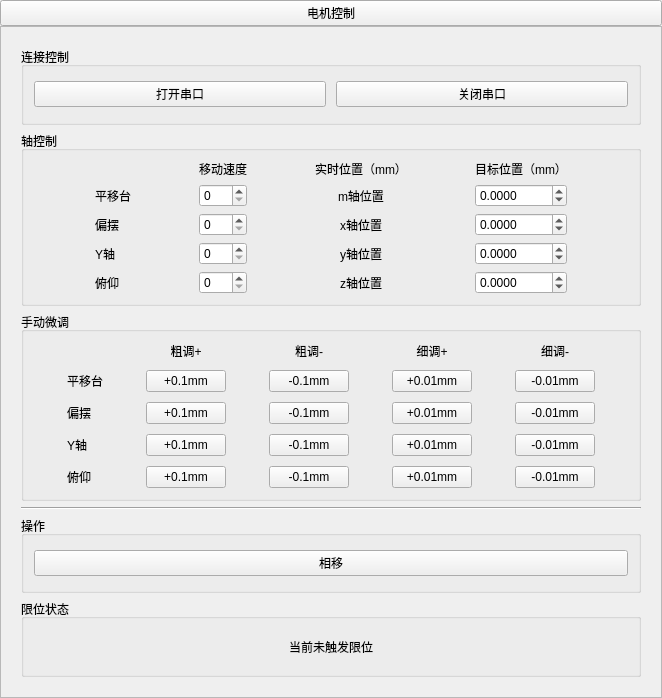
<?xml version="1.0" encoding="UTF-8"?>
<ui version="4.0">
 <class>MotorControlWidget</class>
 <widget class="QWidget" name="MotorControlWidget">
  <property name="geometry">
   <rect>
    <x>0</x>
    <y>0</y>
    <width>662</width>
    <height>698</height>
   </rect>
  </property>
  <property name="windowTitle">
   <string>Form</string>
  </property>
  <layout class="QVBoxLayout" name="verticalLayout">
   <property name="spacing">
    <number>0</number>
   </property>
   <property name="leftMargin">
    <number>0</number>
   </property>
   <property name="topMargin">
    <number>0</number>
   </property>
   <property name="rightMargin">
    <number>0</number>
   </property>
   <property name="bottomMargin">
    <number>0</number>
   </property>
   <item>
    <widget class="QWidget" name="unit_motorControl" native="true">
     <property name="styleSheet">
      <string notr="true">.QWidget &gt; QPushButton{
	font: bold 12pt &quot;微软雅黑&quot;;
	color:#FFFFFF;
	border:none;
	background-color:#CED0CE;
	padding:3;
	padding-left:20;
	padding-right:20;

	text-align:left;
	icon:url(:/icons/down_arrow_white.png);
	icon-size:24px;
}

.QWidget &gt; QPushButton:checked{
	icon:url(:/icons/up_arrow_white.png);
	icon-size:24px;
}

.QWidget &gt; QFrame{
	background-color:#FFFFFF;
}</string>
     </property>
     <layout class="QVBoxLayout" name="verticalLayout_2">
      <property name="spacing">
       <number>0</number>
      </property>
      <property name="leftMargin">
       <number>0</number>
      </property>
      <property name="topMargin">
       <number>0</number>
      </property>
      <property name="rightMargin">
       <number>0</number>
      </property>
      <property name="bottomMargin">
       <number>0</number>
      </property>
      <item>
       <widget class="QPushButton" name="pushButton_DrawerHandler">
        <property name="sizePolicy">
         <sizepolicy hsizetype="MinimumExpanding" vsizetype="Fixed">
          <horstretch>0</horstretch>
          <verstretch>0</verstretch>
         </sizepolicy>
        </property>
        <property name="layoutDirection">
         <enum>Qt::RightToLeft</enum>
        </property>
        <property name="text">
         <string>电机控制</string>
        </property>
        <property name="checkable">
         <bool>true</bool>
        </property>
        <property name="checked">
         <bool>false</bool>
        </property>
       </widget>
      </item>
      <item>
       <widget class="QFrame" name="frame_Drawer">
        <property name="frameShape">
         <enum>QFrame::StyledPanel</enum>
        </property>
        <property name="frameShadow">
         <enum>QFrame::Raised</enum>
        </property>
        <layout class="QGridLayout" name="gridLayout_3">
         <property name="leftMargin">
          <number>20</number>
         </property>
         <property name="topMargin">
          <number>20</number>
         </property>
         <property name="rightMargin">
          <number>20</number>
         </property>
         <property name="bottomMargin">
          <number>20</number>
         </property>
         <item row="0" column="0">
          <widget class="QGroupBox" name="groupBox_connection">
           <property name="title">
            <string>连接控制</string>
           </property>
           <layout class="QHBoxLayout" name="horizontalLayout">
            <property name="spacing">
             <number>10</number>
            </property>
            <property name="leftMargin">
             <number>10</number>
            </property>
            <property name="topMargin">
             <number>10</number>
            </property>
            <property name="rightMargin">
             <number>10</number>
            </property>
            <property name="bottomMargin">
             <number>10</number>
            </property>
            <item>
             <widget class="QPushButton" name="connectBtn">
              <property name="text">
               <string>打开串口</string>
              </property>
             </widget>
            </item>
            <item>
             <widget class="QPushButton" name="disconnectBtn">
              <property name="text">
               <string>关闭串口</string>
              </property>
             </widget>
            </item>
           </layout>
          </widget>
         </item>
         <item row="1" column="0">
          <widget class="QGroupBox" name="groupBox_axis">
           <property name="title">
            <string>轴控制</string>
           </property>
           <layout class="QGridLayout" name="gridLayout">
            <item row="3" column="1">
             <widget class="QSpinBox" name="ySpeedSpinBox"/>
            </item>
            <item row="1" column="2">
             <widget class="QLabel" name="mPosLabel">
              <property name="sizePolicy">
               <sizepolicy hsizetype="Minimum" vsizetype="Preferred">
                <horstretch>0</horstretch>
                <verstretch>0</verstretch>
               </sizepolicy>
              </property>
              <property name="text">
               <string>m轴位置</string>
              </property>
              <property name="alignment">
               <set>Qt::AlignCenter</set>
              </property>
             </widget>
            </item>
            <item row="3" column="3">
             <widget class="QDoubleSpinBox" name="yTargetSpinBox">
              <property name="decimals">
               <number>4</number>
              </property>
              <property name="minimum">
               <double>-100.000000000000000</double>
              </property>
             </widget>
            </item>
            <item row="0" column="3">
             <widget class="QLabel" name="label_6">
              <property name="sizePolicy">
               <sizepolicy hsizetype="Fixed" vsizetype="Preferred">
                <horstretch>0</horstretch>
                <verstretch>0</verstretch>
               </sizepolicy>
              </property>
              <property name="text">
               <string>目标位置（mm）</string>
              </property>
              <property name="alignment">
               <set>Qt::AlignCenter</set>
              </property>
             </widget>
            </item>
            <item row="2" column="1">
             <widget class="QSpinBox" name="xSpeedSpinBox"/>
            </item>
            <item row="3" column="0">
             <widget class="QLabel" name="label_3">
              <property name="sizePolicy">
               <sizepolicy hsizetype="Minimum" vsizetype="Preferred">
                <horstretch>0</horstretch>
                <verstretch>0</verstretch>
               </sizepolicy>
              </property>
              <property name="text">
               <string>Y轴</string>
              </property>
             </widget>
            </item>
            <item row="1" column="0">
             <widget class="QLabel" name="label">
              <property name="sizePolicy">
               <sizepolicy hsizetype="Fixed" vsizetype="Preferred">
                <horstretch>0</horstretch>
                <verstretch>0</verstretch>
               </sizepolicy>
              </property>
              <property name="text">
               <string>平移台</string>
              </property>
             </widget>
            </item>
            <item row="3" column="2">
             <widget class="QLabel" name="yPosLabel">
              <property name="text">
               <string>y轴位置</string>
              </property>
              <property name="alignment">
               <set>Qt::AlignCenter</set>
              </property>
             </widget>
            </item>
            <item row="0" column="2">
             <widget class="QLabel" name="label_5">
              <property name="sizePolicy">
               <sizepolicy hsizetype="Fixed" vsizetype="Preferred">
                <horstretch>0</horstretch>
                <verstretch>0</verstretch>
               </sizepolicy>
              </property>
              <property name="text">
               <string>实时位置（mm）</string>
              </property>
              <property name="alignment">
               <set>Qt::AlignCenter</set>
              </property>
             </widget>
            </item>
            <item row="4" column="1">
             <widget class="QSpinBox" name="zSpeedSpinBox"/>
            </item>
            <item row="1" column="3">
             <widget class="QDoubleSpinBox" name="mTargetSpinBox">
              <property name="decimals">
               <number>4</number>
              </property>
              <property name="minimum">
               <double>-20.000000000000000</double>
              </property>
              <property name="maximum">
               <double>20.000000000000000</double>
              </property>
             </widget>
            </item>
            <item row="2" column="3">
             <widget class="QDoubleSpinBox" name="xTargetSpinBox">
              <property name="decimals">
               <number>4</number>
              </property>
              <property name="minimum">
               <double>-100.000000000000000</double>
              </property>
             </widget>
            </item>
            <item row="2" column="0">
             <widget class="QLabel" name="label_2">
              <property name="sizePolicy">
               <sizepolicy hsizetype="Minimum" vsizetype="Preferred">
                <horstretch>0</horstretch>
                <verstretch>0</verstretch>
               </sizepolicy>
              </property>
              <property name="text">
               <string>偏摆</string>
              </property>
             </widget>
            </item>
            <item row="4" column="2">
             <widget class="QLabel" name="zPosLabel">
              <property name="text">
               <string>z轴位置</string>
              </property>
              <property name="alignment">
               <set>Qt::AlignCenter</set>
              </property>
             </widget>
            </item>
            <item row="2" column="2">
             <widget class="QLabel" name="xPosLabel">
              <property name="text">
               <string>x轴位置</string>
              </property>
              <property name="alignment">
               <set>Qt::AlignCenter</set>
              </property>
             </widget>
            </item>
            <item row="0" column="1">
             <widget class="QLabel" name="label_7">
              <property name="sizePolicy">
               <sizepolicy hsizetype="Fixed" vsizetype="Preferred">
                <horstretch>0</horstretch>
                <verstretch>0</verstretch>
               </sizepolicy>
              </property>
              <property name="text">
               <string>移动速度</string>
              </property>
              <property name="alignment">
               <set>Qt::AlignCenter</set>
              </property>
             </widget>
            </item>
            <item row="1" column="1">
             <widget class="QSpinBox" name="mSpeedSpinBox">
              <property name="sizePolicy">
               <sizepolicy hsizetype="Minimum" vsizetype="Fixed">
                <horstretch>0</horstretch>
                <verstretch>0</verstretch>
               </sizepolicy>
              </property>
             </widget>
            </item>
            <item row="4" column="0">
             <widget class="QLabel" name="label_4">
              <property name="sizePolicy">
               <sizepolicy hsizetype="Minimum" vsizetype="Preferred">
                <horstretch>0</horstretch>
                <verstretch>0</verstretch>
               </sizepolicy>
              </property>
              <property name="text">
               <string>俯仰</string>
              </property>
             </widget>
            </item>
            <item row="4" column="3">
             <widget class="QDoubleSpinBox" name="zTargetSpinBox">
              <property name="decimals">
               <number>4</number>
              </property>
              <property name="minimum">
               <double>-100.000000000000000</double>
              </property>
             </widget>
            </item>
           </layout>
          </widget>
         </item>
         <item row="3" column="0">
          <widget class="Line" name="line">
           <property name="orientation">
            <enum>Qt::Horizontal</enum>
           </property>
          </widget>
         </item>
         <item row="4" column="0">
          <widget class="QGroupBox" name="groupBox_operation">
           <property name="title">
            <string>操作</string>
           </property>
           <layout class="QVBoxLayout" name="verticalLayout_4">
            <property name="spacing">
             <number>10</number>
            </property>
            <property name="leftMargin">
             <number>10</number>
            </property>
            <property name="topMargin">
             <number>10</number>
            </property>
            <property name="rightMargin">
             <number>10</number>
            </property>
            <property name="bottomMargin">
             <number>10</number>
            </property>
            <item>
             <widget class="QPushButton" name="phaseShiftBtn">
              <property name="text">
               <string>相移</string>
              </property>
             </widget>
            </item>
           </layout>
          </widget>
         </item>
         <item row="5" column="0">
          <widget class="QGroupBox" name="groupBox">
           <property name="title">
            <string>限位状态</string>
           </property>
           <layout class="QGridLayout" name="gridLayout_2">
            <item row="0" column="0">
             <widget class="QLabel" name="statusLabel">
              <property name="maximumSize">
               <size>
                <width>16777215</width>
                <height>60</height>
               </size>
              </property>
              <property name="text">
               <string>当前未触发限位</string>
              </property>
              <property name="alignment">
               <set>Qt::AlignCenter</set>
              </property>
             </widget>
            </item>
           </layout>
          </widget>
         </item>
         <item row="2" column="0">
          <widget class="QGroupBox" name="groupBox_jog">
           <property name="title">
            <string>手动微调</string>
           </property>
           <layout class="QGridLayout" name="gridLayout_jog">
            <property name="leftMargin">
             <number>10</number>
            </property>
            <property name="topMargin">
             <number>10</number>
            </property>
            <property name="rightMargin">
             <number>10</number>
            </property>
            <property name="bottomMargin">
             <number>10</number>
            </property>
            <property name="spacing">
             <number>10</number>
            </property>
            <item row="2" column="0">
             <widget class="QLabel" name="label_jog_x">
              <property name="text">
               <string>偏摆</string>
              </property>
             </widget>
            </item>
            <item row="0" column="1">
             <widget class="QLabel" name="label_jog_coarse_plus">
              <property name="text">
               <string>粗调+</string>
              </property>
              <property name="alignment">
               <set>Qt::AlignCenter</set>
              </property>
             </widget>
            </item>
            <item row="4" column="0">
             <widget class="QLabel" name="label_jog_z">
              <property name="text">
               <string>俯仰</string>
              </property>
             </widget>
            </item>
            <item row="0" column="2">
             <widget class="QLabel" name="label_jog_coarse_minus">
              <property name="text">
               <string>粗调-</string>
              </property>
              <property name="alignment">
               <set>Qt::AlignCenter</set>
              </property>
             </widget>
            </item>
            <item row="1" column="5">
             <widget class="QPushButton" name="mFineMinusBtn">
              <property name="sizePolicy">
               <sizepolicy hsizetype="Fixed" vsizetype="Fixed">
                <horstretch>0</horstretch>
                <verstretch>0</verstretch>
               </sizepolicy>
              </property>
              <property name="maximumSize">
               <size>
                <width>80</width>
                <height>16777215</height>
               </size>
              </property>
              <property name="text">
               <string>-0.01mm</string>
              </property>
              <property name="iconSize">
               <size>
                <width>15</width>
                <height>20</height>
               </size>
              </property>
             </widget>
            </item>
            <item row="3" column="0">
             <widget class="QLabel" name="label_jog_y">
              <property name="text">
               <string>Y轴</string>
              </property>
             </widget>
            </item>
            <item row="3" column="2">
             <widget class="QPushButton" name="yCoarseMinusBtn">
              <property name="maximumSize">
               <size>
                <width>80</width>
                <height>16777215</height>
               </size>
              </property>
              <property name="text">
               <string>-0.1mm</string>
              </property>
             </widget>
            </item>
            <item row="1" column="2">
             <widget class="QPushButton" name="mCoarseMinusBtn">
              <property name="sizePolicy">
               <sizepolicy hsizetype="Fixed" vsizetype="Fixed">
                <horstretch>0</horstretch>
                <verstretch>0</verstretch>
               </sizepolicy>
              </property>
              <property name="maximumSize">
               <size>
                <width>80</width>
                <height>16777215</height>
               </size>
              </property>
              <property name="text">
               <string>-0.1mm</string>
              </property>
              <property name="iconSize">
               <size>
                <width>15</width>
                <height>20</height>
               </size>
              </property>
             </widget>
            </item>
            <item row="1" column="4">
             <widget class="QPushButton" name="mFinePlusBtn">
              <property name="sizePolicy">
               <sizepolicy hsizetype="Fixed" vsizetype="Fixed">
                <horstretch>0</horstretch>
                <verstretch>0</verstretch>
               </sizepolicy>
              </property>
              <property name="maximumSize">
               <size>
                <width>80</width>
                <height>16777215</height>
               </size>
              </property>
              <property name="text">
               <string>+0.01mm</string>
              </property>
              <property name="iconSize">
               <size>
                <width>15</width>
                <height>20</height>
               </size>
              </property>
             </widget>
            </item>
            <item row="2" column="2">
             <widget class="QPushButton" name="xCoarseMinusBtn">
              <property name="maximumSize">
               <size>
                <width>80</width>
                <height>16777215</height>
               </size>
              </property>
              <property name="text">
               <string>-0.1mm</string>
              </property>
             </widget>
            </item>
            <item row="3" column="5">
             <widget class="QPushButton" name="yFineMinusBtn">
              <property name="maximumSize">
               <size>
                <width>80</width>
                <height>16777215</height>
               </size>
              </property>
              <property name="text">
               <string>-0.01mm</string>
              </property>
             </widget>
            </item>
            <item row="4" column="5">
             <widget class="QPushButton" name="zFineMinusBtn">
              <property name="maximumSize">
               <size>
                <width>80</width>
                <height>16777215</height>
               </size>
              </property>
              <property name="text">
               <string>-0.01mm</string>
              </property>
             </widget>
            </item>
            <item row="2" column="5">
             <widget class="QPushButton" name="xFineMinusBtn">
              <property name="maximumSize">
               <size>
                <width>80</width>
                <height>16777215</height>
               </size>
              </property>
              <property name="text">
               <string>-0.01mm</string>
              </property>
             </widget>
            </item>
            <item row="2" column="1">
             <widget class="QPushButton" name="xCoarsePlusBtn">
              <property name="maximumSize">
               <size>
                <width>80</width>
                <height>16777215</height>
               </size>
              </property>
              <property name="text">
               <string>+0.1mm</string>
              </property>
             </widget>
            </item>
            <item row="3" column="4">
             <widget class="QPushButton" name="yFinePlusBtn">
              <property name="maximumSize">
               <size>
                <width>80</width>
                <height>16777215</height>
               </size>
              </property>
              <property name="text">
               <string>+0.01mm</string>
              </property>
             </widget>
            </item>
            <item row="2" column="4">
             <widget class="QPushButton" name="xFinePlusBtn">
              <property name="maximumSize">
               <size>
                <width>80</width>
                <height>16777215</height>
               </size>
              </property>
              <property name="text">
               <string>+0.01mm</string>
              </property>
             </widget>
            </item>
            <item row="4" column="4">
             <widget class="QPushButton" name="zFinePlusBtn">
              <property name="maximumSize">
               <size>
                <width>80</width>
                <height>16777215</height>
               </size>
              </property>
              <property name="text">
               <string>+0.01mm</string>
              </property>
             </widget>
            </item>
            <item row="4" column="2">
             <widget class="QPushButton" name="zCoarseMinusBtn">
              <property name="maximumSize">
               <size>
                <width>80</width>
                <height>16777215</height>
               </size>
              </property>
              <property name="text">
               <string>-0.1mm</string>
              </property>
             </widget>
            </item>
            <item row="1" column="1">
             <widget class="QPushButton" name="mCoarsePlusBtn">
              <property name="sizePolicy">
               <sizepolicy hsizetype="Fixed" vsizetype="Fixed">
                <horstretch>0</horstretch>
                <verstretch>0</verstretch>
               </sizepolicy>
              </property>
              <property name="maximumSize">
               <size>
                <width>80</width>
                <height>16777215</height>
               </size>
              </property>
              <property name="text">
               <string>+0.1mm</string>
              </property>
              <property name="iconSize">
               <size>
                <width>10</width>
                <height>20</height>
               </size>
              </property>
             </widget>
            </item>
            <item row="4" column="1">
             <widget class="QPushButton" name="zCoarsePlusBtn">
              <property name="maximumSize">
               <size>
                <width>80</width>
                <height>16777215</height>
               </size>
              </property>
              <property name="text">
               <string>+0.1mm</string>
              </property>
             </widget>
            </item>
            <item row="3" column="1">
             <widget class="QPushButton" name="yCoarsePlusBtn">
              <property name="maximumSize">
               <size>
                <width>80</width>
                <height>16777215</height>
               </size>
              </property>
              <property name="text">
               <string>+0.1mm</string>
              </property>
             </widget>
            </item>
            <item row="1" column="0">
             <widget class="QLabel" name="label_jog_m">
              <property name="sizePolicy">
               <sizepolicy hsizetype="Fixed" vsizetype="Preferred">
                <horstretch>0</horstretch>
                <verstretch>0</verstretch>
               </sizepolicy>
              </property>
              <property name="text">
               <string>平移台</string>
              </property>
             </widget>
            </item>
            <item row="0" column="5">
             <widget class="QLabel" name="label_jog_fine_minus">
              <property name="text">
               <string>细调-</string>
              </property>
              <property name="alignment">
               <set>Qt::AlignCenter</set>
              </property>
             </widget>
            </item>
            <item row="0" column="4">
             <widget class="QLabel" name="label_jog_fine_plus">
              <property name="text">
               <string>细调+</string>
              </property>
              <property name="alignment">
               <set>Qt::AlignCenter</set>
              </property>
             </widget>
            </item>
           </layout>
          </widget>
         </item>
        </layout>
       </widget>
      </item>
     </layout>
    </widget>
   </item>
  </layout>
 </widget>
 <resources/>
 <connections>
  <connection>
   <sender>pushButton_DrawerHandler</sender>
   <signal>clicked(bool)</signal>
   <receiver>frame_Drawer</receiver>
   <slot>setHidden(bool)</slot>
   <hints>
    <hint type="sourcelabel">
     <x>225</x>
     <y>20</y>
    </hint>
    <hint type="destinationlabel">
     <x>225</x>
     <y>200</y>
    </hint>
   </hints>
  </connection>
 </connections>
</ui>
